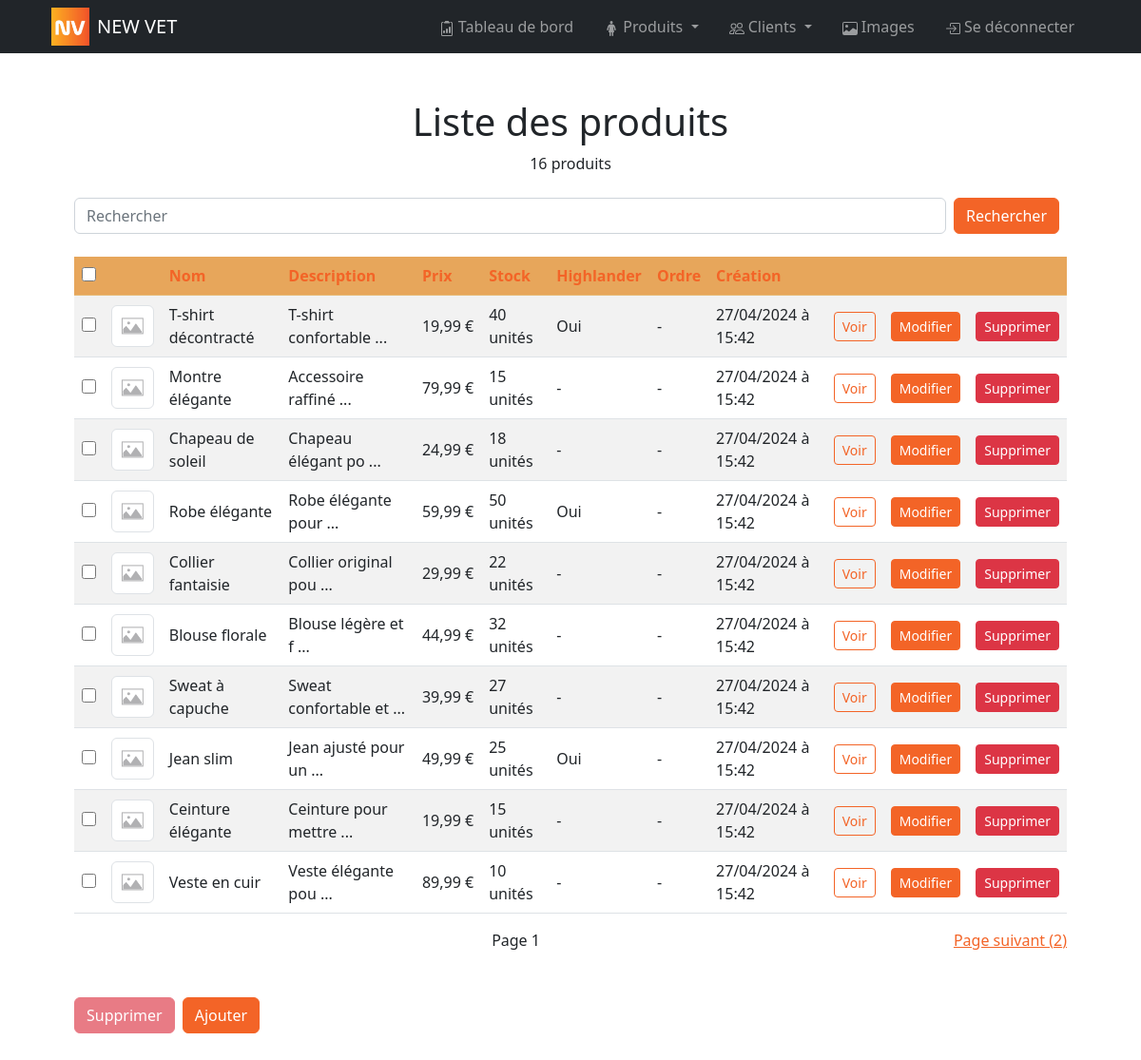
Page /bo/pages/products/index.php (signed in) on the committed database.
### tables this page shows
CREATE TABLE product(
        slug VARCHAR (50) NOT NULL UNIQUE,
        name VARCHAR (50) NOT NULL,
        description VARCHAR (1000),
        is_highlander BOOLEAN NOT NULL DEFAULT 0,
        sort_order INT,
        price FLOAT NOT NULL DEFAULT 0,
        stock_quantity INT NOT NULL DEFAULT 0,
        is_deleted BOOLEAN NOT NULL DEFAULT 0,
        created_at DATETIME NOT NULL DEFAULT NOW(),
        CONSTRAINT product_PK PRIMARY KEY (slug)
);

### controllers/product.php (called while the page is built, shortened)
<?php
function getProducts($categories = array(), $materials = array(), $search = null, $is_highlander = false, $exclude = array(), $include = array(), $sort =  array(array('order' => 'ASC', 'order_by' => 'sort_order'), array('order' => 'DESC', 'order_by' => 'stock_quantity')), $offset = null, $per_page = 10)
{
    $sql = "SELECT DISTINCT product.* FROM product
    LEFT JOIN product_category ON product_category.product_slug = product.slug
    LEFT JOIN category ON product_category.category_slug = category.slug
    LEFT JOIN product_material ON product_material.product_slug = product.slug
    LEFT JOIN material ON product_material.material_slug = material.slug";
    $sql .= " WHERE 1 = 1";
    $sql .= " AND product.is_deleted = 0";
    if ($sort) {
        $sql .= " ORDER BY ";
        foreach ($sort as $key => $value) {
            $sql .= "COALESCE(product." . $value['order_by'] . ", 9999999) " . strtoupper($value['order']);
        }
    }
    if ($per_page) $sql .= " LIMIT :per_page";
    $params = array();
    if ($per_page) $params[":per_page"] = $per_page;
    $result = Database::queryAll($sql, $params);
    return $result['data'];
}
function getProductsCount($categories = array(), $materials = array(), $search = null, $is_highlander = false, $exclude = array(), $include = array())
{
    $sql = "SELECT COUNT(DISTINCT product.slug) as count FROM product
    LEFT JOIN product_category ON product_category.product_slug = product.slug
    LEFT JOIN category ON product_category.category_slug = category.slug
    LEFT JOIN product_material ON product_material.product_slug = product.slug
    LEFT JOIN material ON product_material.material_slug = material.slug";
    $sql .= " WHERE 1 = 1";
    $sql .= " AND product.is_deleted = 0";
    $params = array();
    $result = Database::queryOne($sql, $params);
    return $result['data']['count'];
}

### utils/database.php (called while the page is built, shortened)
<?php
class Database
{
    private static $dbHost = DB_HOST;
    private static $dbName = DB_NAME;
    private static $dbUser = DB_USER;
    private static $dbPass = DB_PASSWORD;
    private static $forcedStringParams = array(':email', ':password', ':token', ':code', ':name', ':libelle');
    private static $forcedIntParams = array(':per_page', ':offset', ':customer_id', ':admin_id');
    private static $forcedBoolParams = array(':is_deleted');
    private static $connection = null;
    private static function connect()
    {
        if (self::$connection === null) {
            try {
                self::$connection = new PDO("mysql:host=" . self::$dbHost . ";dbname=" . self::$dbName, self::$dbUser, self::$dbPass);
                self::$connection->setAttribute(PDO::ATTR_ERRMODE, PDO::ERRMODE_EXCEPTION);
            } catch (PDOException $e) {
                if (APP_DEBUG) die("Erreur lors de la connexion à la base de données: " . $e->getMessage());
            }
        }
    }
    public static function queryAll(string $query, array $params = array())
    {
        $data = array();
        $success = true;
        $error = null;
        try {
            $statement = self::$connection->prepare($query);
            foreach ($params as $key => $value) {
                if (is_int($value) || is_float($value) || in_array($key, self::$forcedIntParams)) {
                    $statement->bindValue($key, $value, PDO::PARAM_INT);
                } elseif (is_bool($value) || in_array($key, self::$forcedBoolParams)) {
                    $statement->bindValue($key, $value, PDO::PARAM_BOOL);
                } elseif (is_string($value) || in_array($key, self::$forcedStringParams)) {
                    $statement->bindValue($key, htmlspecialchars($value), PDO::PARAM_STR);
                } elseif (is_null($value)) {
                    $statement->bindValue($key, $value, PDO::PARAM_NULL);
                } else {
                    $statement->bindValue($key, $value);
                }
            }
            $statement->execute();
            $data = $statement->fetchAll(PDO::FETCH_ASSOC);
        } catch (PDOException $e) {
            $success = false;
            $error = $e->getMessage();
            self::handleError($query, $params, $error);
        }
        return array(
            'success' => $success,
            'data' => $data,
            'error' => $error
        );
    }
    public static function queryOne(string $query, array $params = array())
    {
        $data = array();
        $success = true;
        $error = null;
        try {
            $statement = self::$connection->prepare($query);
            foreach ($params as $key => $value) {
                if (is_int($value) || is_float($value) || in_array($key, self::$forcedIntParams)) {
                    $statement->bindValue($key, $value, PDO::PARAM_INT);
                } elseif (is_bool($value) || in_array($key, self::$forcedBoolParams)) {
                    $statement->bindValue($key, $value, PDO::PARAM_BOOL);
                } elseif (is_string($value) || in_array($key, self::$forcedStringParams)) {
                    $statement->bindValue($key, htmlspecialchars($value), PDO::PARAM_STR);
                } elseif (is_null($value)) {
                    $statement->bindValue($key, $value, PDO::PARAM_NULL);
                } else {
                    $statement->bindValue($key, $value);
                }
            }
            $statement->execute();
            $data = $statement->fetch(PDO::FETCH_ASSOC);
        } catch (PDOException $e) {
            $success = false;
            $error = $e->getMessage();
            self::handleError($query, $params, $error);
        }
        return array(
            'success' => $success,
            'data' => $data,
            'error' => $error
        );
    }
}

### controllers/image.php (called while the page is built, shortened)
<?php
function getFirstImagePathFromProduct($product_slug)
{
    $sql = "SELECT * FROM image, product_image
    WHERE image.slug = product_image.image_slug
    AND product_image.product_slug = :product_slug
    AND image.is_deleted = 0
    ORDER BY sort_order ASC
    LIMIT 1;";
    $params = array(":product_slug" => $product_slug);
    $result = Database::queryOne($sql, $params);
    return $result['data']['path'];
}

### helpers/image_or_placeholder.php (called while the page is built)
<?php
function image_or_placeholder($img_path, $full_placeholder_path = 'assets/img/default-img.webp')
{
    $full_img_path = APP_UPLOAD_PATH . $img_path;
    $full_img_url = APP_UPLOAD_URL . $img_path;
    if ($img_path && file_exists($full_img_path)) {
        return $full_img_url;
    } else {
        return APP_URL . $full_placeholder_path;
    }
}

### helpers/three_dots_string.php (called while the page is built)
<?php
function three_dots_string(string $txt, int $max = 100)
{
    if (strlen($txt) > $max) return substr($txt, 0, $max) . ' ...';
    return $txt;
}

### helpers/float_to_price.php (called while the page is built)
<?php
function float_to_price($float) {
    $price = number_format($float, 2, ',', ' ') . '&nbsp;€';
    return $price;
}

### helpers/fr_datetime.php (called while the page is built)
<?php
function fr_datetime($inputDate) {
    $dateTime = new DateTime($inputDate);
    $formattedDate = $dateTime->format('d/m/Y à H:i');
    return $formattedDate;
}

### bo/pages/products/index.php (the view, shortened to what this page needs)
<?php
include_once APP_PATH . "controllers/product.php";
include_once APP_PATH . "helpers/fr_datetime.php";
include_once APP_PATH . "helpers/three_dots_string.php";
include_once APP_PATH . "helpers/float_to_price.php";
include_once APP_PATH . "controllers/image.php";
$search = isset($_GET['search']) ? $_GET['search'] : null;
$order_by = isset($_GET['order_by']) ? $_GET['order_by'] : 'created_at';
$order = isset($_GET['order']) && $_GET['order'] == 'desc' ? 'DESC' : 'ASC';
$page = isset($_GET['page']) ? $_GET['page'] : 1;
$new_order = $order == 'DESC' ? 'asc' : 'desc';
$sort = array(array('order' => $order, 'order_by' => $order_by));
$products_count = getProductsCount(null, null, $search, null, null, null);
$per_page = 10;
$offset = ($page - 1) * $per_page;
$maxPage = ceil($products_count / $per_page);
$products = getProducts(null, null, $search, false, null, null, $sort, $offset, $per_page);
?>
<!DOCTYPE html>
<html lang="fr">
<head>
    <link href="<?= APP_URL ?>bo/style/bootstrap.css" rel="stylesheet">
    <link href="<?= APP_URL ?>bo/style/main.css" rel="stylesheet">
</head>
<body>
    <?php include_once APP_PATH . "bo/partials/header.php"; ?>
    <div class="container p-4 p-lg-5">
        <h1 class="text-center">Liste des produits</h1>
        <p class="text-center"><?= $products_count ?> produit<?php if ($products_count > 1) : ?>s<?php endif; ?></p>
        <form class="d-flex justify-content-between my-4" method="GET">
            <input class="form-control mr-sm-2" id="search" type="search" placeholder="Rechercher" aria-label="Search" name="search" value="<?= $search ?>">
            <button class="btn btn-primary mx-2 my-sm-0" type="submit">Rechercher</button>
        </form>
        <table class="table table-striped">
            <thead>
                <tr class="table-primary">
                    <th scope='col' colspan='1'><input type="checkbox" onclick="toggleAll()"></th>
                    <th scope='col' colspan='1'>&nbsp;</th>
                    <th scope='col'><a class="text-decoration-none" href="?search=<?= $search ?>&page=<?= $page ?>&order_by=name&order=<?= $new_order ?>">Nom</a></th>
                    <th scope='col'><a class="text-decoration-none" href="?search=<?= $search ?>&page=<?= $page ?>&order_by=description&order=<?= $new_order ?>">Description</a></th>
                    <th scope='col'><a class="text-decoration-none" href="?search=<?= $search ?>&page=<?= $page ?>&order_by=price&order=<?= $new_order ?>">Prix</a></th>
                    <th scope='col'><a class="text-decoration-none" href="?search=<?= $search ?>&page=<?= $page ?>&order_by=stock_quantity&order=<?= $new_order ?>">Stock</a></th>
                    <th scope='col'><a class="text-decoration-none" href="?search=<?= $search ?>&page=<?= $page ?>&order_by=is_highlander&order=<?= $new_order ?>">Highlander</a></th>
                    <th scope='col'><a class="text-decoration-none" href="?search=<?= $search ?>&page=<?= $page ?>&order_by=sort_order&order=<?= $new_order ?>">Ordre</a></th>
                    <th scope='col'><a class="text-decoration-none" href="?search=<?= $search ?>&page=<?= $page ?>&order_by=created_at&order=<?= $new_order ?>">Création</a></th>
                    <th scope='col' colspan='3'>&nbsp;</th>
                </tr>
            </thead>
            <tbody>
                <?php
                foreach ($products as $product) {
                ?>
                    <tr class="align-middle">
                        <td><input id="product_<?= $product['slug'] ?>" type="checkbox" name="selected_products[]" value="<?= $product['slug'] ?>"></td>
                        <td>
                            <?php
                            $dbImgPath = getFirstImagePathFromProduct($product['slug']);
                            ?>
                            <img src="<?= image_or_placeholder($dbImgPath ? $dbImgPath : '') ?>  " class="img-thumbnail" width="100">
                        </td>
                        <td><?= $product['name'] ?></td>
                        <td><?= three_dots_string($product['description'], 20) ?></td>
                        <td><?= float_to_price($product['price']) ?></td>
                        <?php if ($product['stock_quantity'] > 0) : ?>
                            <td><?= $product['stock_quantity'] ?> unités</td>
                        <?php else : ?>
                            <td class="text-danger">Rupture</td>
                        <?php endif; ?>
                        <td><?= $product['is_highlander'] == 1 ? 'Oui' : '-' ?></td>
                        <td><?= $product['sort_order'] ? $product['sort_order'] : '-' ?></td>
                        <td><?= fr_datetime($product['created_at']) ?></td>
                        <td><a href="<?= FRONT_URL ?>produits/<?= $product['slug'] ?>" class="btn btn-outline-primary btn-sm" target="_blank">Voir</a></td>
                        <td><a href="<?= APP_URL ?>bo/pages/products/modify_product.php?slug=<?= $product['slug'] ?>" class="btn btn-primary btn-sm">Modifier</a></td>
                        <td><a href="<?= APP_URL ?>bo/pages/products/delete_product.php?slug=<?= $product['slug'] ?>" class="btn btn-danger btn-sm">Supprimer</a></td>
                    </tr>
                <?php
                }
                ?>
            </tbody>
        </table>
        <div class="d-flex justify-content-between my-2">
            <?php if ($page > 1) : ?>
                <a href="?search=<?= $search ?>&page=<?= $page - 1 ?>&order_by=<?= $order_by ?>&order=<?= $order ?>">Page précédent (<?= $page - 1 ?>)</a>
            <?php else : ?>
                <span>&nbsp;</span>
            <?php endif; ?>
            <span>Page <?= $page ?></span>
            <?php if ($page < $maxPage) : ?>
                <a href="?search=<?= $search ?>&page=<?= $page + 1 ?>&order_by=<?= $order_by ?>&order=<?= $order ?>">Page suivant (<?= $page + 1 ?>)</a>
            <?php else : ?>
                <span>&nbsp;</span>
            <?php endif; ?>
        </div>
        <div class="d-flex justify-content-start gap-2 my-5">
            <button id="delete-products" class="btn btn-danger" disabled onclick="deleteSelectedProducts()">Supprimer</button>
            <a href="<?= APP_URL ?>bo/pages/products/create_product.php" class="btn btn-primary">Ajouter</a>
        </div>
    </div>
</body>
</html>

### bo/style/main.css (style rules this page uses)
:root { --primary: #F1452B; --secondary: #FEBD21; }
input[type="checkbox"] { accent-color: var(--primary); width: 15px; height: 15px; }

### rows in the picture
product: name "T-shirt décontracté", description "T-shirt confortable ...", price "19,99 €", stock_quantity "40", is_highlander "Oui", created_at "27/04/2024 à 15:42"
product: name "Montre élégante", description "Accessoire raffiné ...", price "79,99 €", stock_quantity "15", created_at "27/04/2024 à 15:42"
product: name "Chapeau de soleil", description "Chapeau élégant po ...", price "24,99 €", stock_quantity "18", created_at "27/04/2024 à 15:42"
product: name "Robe élégante", description "Robe élégante pour ...", price "59,99 €", stock_quantity "50", is_highlander "Oui", created_at "27/04/2024 à 15:42"
product: name "Collier fantaisie", description "Collier original pou ...", price "29,99 €", stock_quantity "22", created_at "27/04/2024 à 15:42"
product: name "Blouse florale", description "Blouse légère et f ...", price "44,99 €", stock_quantity "32", created_at "27/04/2024 à 15:42"
product: name "Sweat à capuche", description "Sweat confortable et ...", price "39,99 €", stock_quantity "27", created_at "27/04/2024 à 15:42"
product: name "Jean slim", description "Jean ajusté pour un ...", price "49,99 €", stock_quantity "25", is_highlander "Oui", created_at "27/04/2024 à 15:42"
product: name "Ceinture élégante", description "Ceinture pour mettre ...", price "19,99 €", stock_quantity "15", created_at "27/04/2024 à 15:42"
product: name "Veste en cuir", description "Veste élégante pou ...", price "89,99 €", stock_quantity "10", created_at "27/04/2024 à 15:42"

### other values in the picture
APP_NAME "NEW VET"
$products_count "16"
$page "1"
$page + 1 "2"
